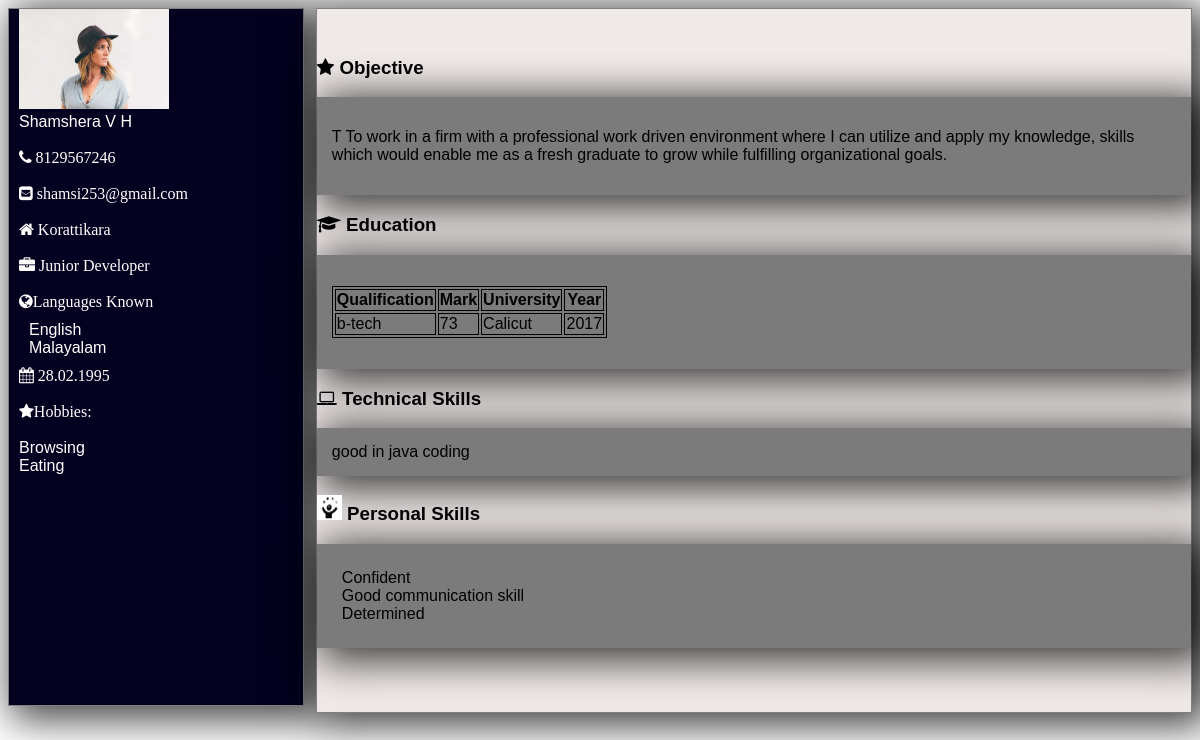
Page /view.php?id=1 on the committed database.
### tables this page shows
CREATE TABLE `users` (
  `id` int(100) NOT NULL,
  `name` varchar(100) NOT NULL,
  `phone` varchar(100) NOT NULL,
  `email` varchar(200) NOT NULL,
  `place` varchar(100) NOT NULL,
  `designation` varchar(100) NOT NULL,
  `dob` varchar(100) NOT NULL,
  `Upload` varchar(100) NOT NULL,
  `objective` text NOT NULL
);

CREATE TABLE `languages` (
  `id` int(100) NOT NULL,
  `languages` varchar(100) NOT NULL,
  `user_id` int(100) NOT NULL
);

CREATE TABLE `hobbies` (
  `id` int(100) NOT NULL,
  `hobbies` varchar(100) NOT NULL,
  `user_id` int(100) NOT NULL
);

CREATE TABLE `education` (
  `id` int(100) NOT NULL,
  `qualification` varchar(100) NOT NULL,
  `university` varchar(100) NOT NULL,
  `mark` int(100) NOT NULL,
  `year` int(100) NOT NULL,
  `user_id` int(100) NOT NULL
);

CREATE TABLE `technicalskills` (
  `id` int(100) NOT NULL,
  `technical_skills` varchar(100) NOT NULL,
  `user_id` int(100) NOT NULL
);

CREATE TABLE `personalskills` (
  `id` int(100) NOT NULL,
  `personal_skills` varchar(100) NOT NULL,
  `user_id` int(100) NOT NULL
);

### view.php (the view, shortened to what this page needs)
<!DOCTYPE html>
 <html>
    <head>
        <link rel="stylesheet" type="text/css" href="style.css">
        <link rel="stylesheet" href="https://cdnjs.cloudflare.com/ajax/libs/font-awesome/4.7.0/css/font-awesome.min.css">
    </head>
    <body>
        <div class="col-3 ">
            <?php
include "connect.php";
$id = $_GET['id'];
$sql = "SELECT * FROM users ORDER BY id DESC LIMIT 1";
$result = $conn->query($sql);
if ($result->num_rows > 0) {
	$row = $result->fetch_assoc();
	?>
    <img src="images/<?php echo $row['Upload']; ?>" style='height:100px'><br>
    <?php
} else {
	echo "0 results <br>";}
$sql = "SELECT name FROM users where id=$id";
$result = $conn->query($sql);
if ($result->num_rows > 0) {
	$row = $result->fetch_assoc();
	echo $row["name"];
} else {
	echo "0 results";}
?>
             <br>
            <br>
            <i class="fa fa-phone z">
            <?php
$sql1 = "SELECT phone FROM users where id=$id";
$result = $conn->query($sql1);
if ($result->num_rows > 0) {
	$row = $result->fetch_assoc();
	echo $row["phone"];
} else {
	echo "0 results";
}
?>
            </i>
            <br>
            <br>
            <i class="fa fa-envelope-square">
                <?php
$sql1 = "SELECT email FROM users where id=$id";
$result = $conn->query($sql1);
if ($result->num_rows > 0) {
	$row = $result->fetch_assoc();
	echo $row["email"];
} else {
	echo "0 results";
}
?>
            </i>
            <br>
            <br>
            <i class="fa fa-home z">
            <?php
$sql1 = "SELECT place FROM users where id=$id";
$result = $conn->query($sql1);
if ($result->num_rows > 0) {
	$row = $result->fetch_assoc();
	echo $row["place"];
} else {
	echo "0 results";
}
?>
            </i>
            <br><br>
            <i class="fa fa-briefcase z ">
<?php
$sql1 = "SELECT designation FROM users where id=$id";
$result = $conn->query($sql1);
if ($result->num_rows > 0) {
	$row = $result->fetch_assoc();
	echo $row["designation"];
} else {
	echo "0 results";
}
?>
            </i>
            <br>
            <br>
            <i class="fa fa-globe z">Languages Known</i>
            <br>
            <ul>
                <li>
                    <?php
$sql4 = " SELECT languages
FROM languages,users where languages.user_id=users.id and languages.user_id= $id";
$result = $conn->query($sql4);
if ($result->num_rows > 0) {
	while ($row = $result->fetch_assoc()) {
		echo $row["languages"] . "<br>";
	}
} else {
	echo "0 results";
}
?>
                </li>
            </ul>
            <i class="fa fa-calendar z">
               <?php
$sql1 = "SELECT dob FROM users where id=$id";
$result = $conn->query($sql1);
if ($result->num_rows > 0) {
	$row = $result->fetch_assoc();
	echo $row["dob"];
} else {
	echo "0 results";
}
?>
            </i>
            <br><br>
            <i class="fa fa-star z">Hobbies:</i>
            <br> <br>
            <?php
$sql3 = " SELECT hobbies
FROM hobbies,users where hobbies.user_id=users.id and hobbies.user_id= $id";
$result = $conn->query($sql3);
if ($result->num_rows > 0) {
	while ($row = $result->fetch_assoc()) {
		echo $row["hobbies"] . "<br>";
	}
} else {
	echo "0 results";
}
?>
        </div>
        <div class="col-9 ">
            <h3 >
                <i class="fa fa-star "></i>  Objective
            </h3>
            <div class="shad">
                <p> T<?php
$sql1 = "SELECT objective FROM users where id=$id";
$result = $conn->query($sql1);
if ($result->num_rows > 0) {
	$row = $result->fetch_assoc();
	echo $row["objective"];
} else {
	echo "0 results";
}
?>
                </p>
            </div>
            <h3 >
                <i class="fa fa-graduation-cap "></i> Education
            </h3>
            <div class="shad">
                <p class="font">
                    <?php
$sql = "SELECT qualification,mark,year,university FROM education where id=$id";
$result = $conn->query($sql);
if ($result->num_rows > 0) {
	echo "<table><tr><th>Qualification</th><th>Mark</th><th>University</th><th>Year</th></tr>";
	while ($row = $result->fetch_assoc()) {
		echo "<tr><td>" . $row["qualification"] . "</td><td>" . $row["mark"] . "</td><td> " . $row["university"] . "</td><td>" . $row["year"] . "</td></tr>";
	}
	echo "</table>";
} else {
	echo "0 results";
}
?></p>
            </div>
            <h3 >
                <i class="fa fa-laptop "></i> Technical Skills
            </h3>
            <div class="shad">
                <ul>
                    <?php
$sql6 = " SELECT technical_skills
FROM technicalskills,users where technicalskills.user_id=users.id and technicalskills.user_id= $id";
$result = $conn->query($sql6);
if ($result->num_rows > 0) {
	while ($row = $result->fetch_assoc()) {
		echo $row["technical_skills"] . "<br>";
	}
} else {
	echo "0 results";
}
?>
                </ul>
            </div>
            <h3 >
                <img src="index.png" width="25" height="25">
                Personal Skills
            </h3>
            <div class="shad">
                <ul>
                    <li><?php
$sql5 = " SELECT personal_skills
FROM personalskills,users where personalskills.user_id=users.id and personalskills.user_id= $id";
$result = $conn->query($sql5);
if ($result->num_rows > 0) {
	while ($row = $result->fetch_assoc()) {
		echo $row["personal_skills"] . "<br>";
	}
} else {
	echo "0 results";
}
?></li>
                </ul>
            </div>
        </div>
    </body>
</html>

### style.css (style rules this page uses)
* { box-sizing: border-box; }
html { font-family: "Lucida Sans", sans-serif; }
.font { font-size: 1em; }
ul { list-style-type: none; margin: 0; padding: 0; }
ul li { margin: 5px; padding:5px; }
.col-3 { float:left; padding-bottom:230px; border: 1px solid grey; padding-left: 10px; background-color:#03011f; box-shadow: -webkit-box-shadow: 10px 6px 38px 7px rgba(0,0,0,0.75); -moz-box-shadow: 10px 6px 38px 7px rgba(0,0,0,0.75); box-shadow: 10px 6px 38px 7px rgba(0,0,0,0.75); margin-right: 5px; color:white; }
.col-9 { height: 100%; float:right; padding-bottom:64px; padding-top: 29px; border: 1px solid grey; box-shadow: -webkit-box-shadow: 10px 6px 38px 7px rgba(0,0,0,0.75); -moz-box-shadow: 10px 6px 38px 7px rgba(0,0,0,0.75); box-shadow: 10px 6px 38px 7px rgba(0,0,0,0.75); background-color:#efe9e8; background-position: left top; }
.shad { width: 100%; height: 100%; padding: 15px; background-color:#7b7b7b; box-shadow: -webkit-box-shadow: 10px 6px 38px 7px rgba(0,0,0,0.75); -moz-box-shadow: 10px 6px 38px 7px rgba(0,0,0,0.75); box-shadow: 10px 6px 38px 7px rgba(0,0,0,0.75); }
[class*="col-"] { box-shadow: -webkit-box-shadow: 10px 6px 38px 7px rgba(0,0,0,0.75); -moz-box-shadow: 10px 6px 38px 7px rgba(0,0,0,0.75); box-shadow: 10px 6px 38px 7px rgba(0,0,0,0.75); width: 100%; }
@media only screen and (min-width: 1000px) { .col-3 { width: 25%; } }
@media only screen and (min-width: 1000px) { .col-9 { width: 74%; } }
table, th, td { border: 1px solid black; }

### rows in the picture
users: Upload (picture), name "Shamshera V H", phone "8129567246", email "shamsi253@gmail.com", place "Korattikara", designation "Junior Developer", dob "28.02.1995", objective "To work in a firm with a professional work driven environment where I can utilize and apply my knowledge, skills which would enable me as a fresh graduate to grow while fulfilling organizational goals."
languages: languages "English"
languages: languages "Malayalam"
hobbies: hobbies "Browsing"
hobbies: hobbies "Eating"
education: qualification "b-tech", mark "73", university "Calicut", year "2017"
technicalskills: technical_skills "good in java coding"
personalskills: personal_skills "Confident"
personalskills: personal_skills "Good communication skill"
personalskills: personal_skills "Determined"
